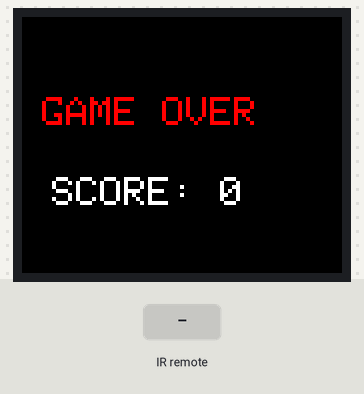
This sketch was run on a simulated Arduino Uno, built with avr-gcc and run on an emulated ATmega328P. Shown: 160×128 colour display. The test bench sets the inputs (shaded band). Random numbers use the default seed unless the sketch sets one.

Above: at 3.7 s.
3.8 s: infrared code 0x5A received
At 4.02 s:
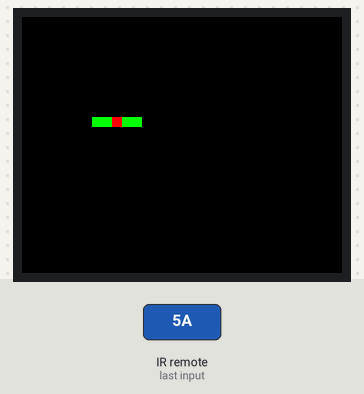
7.5 s: infrared code 0x08 received
At 7.64 s:
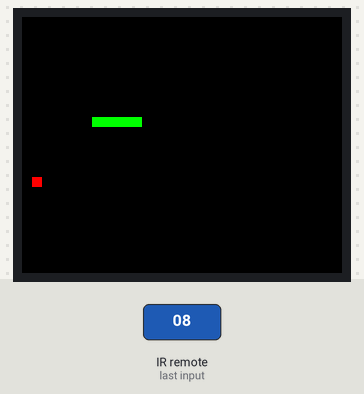
Timing chart, 0 to 10.5 s (numbered marks = the images above; inputs shaded):
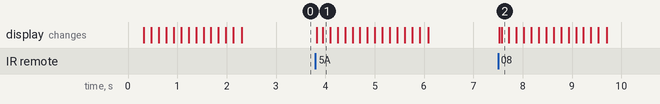

Measured:
- after the input at 3.8 s, the display: first changes at once (image 1 shows a later state)
- after the input at 7.5 s, the display: first changes at once (image 2 shows a later state)

The sketch:

06-Snake.ino
```cpp
#include <SPI.h>
#include <Adafruit_GFX.h>
#include <Adafruit_ST7735.h>
#include <IRremote.hpp>

#define TFT_CS    10
#define TFT_RST   8
#define TFT_DC    9
#define IR_PIN    2

Adafruit_ST7735 tft(TFT_CS, TFT_DC, 11, 13, TFT_RST);


#define CELL 5

#define W (128 / CELL)
#define H (160 / CELL)

#define MAX_SNAKE 50


uint8_t snakeX[MAX_SNAKE];
uint8_t snakeY[MAX_SNAKE];

uint8_t length = 5;

int8_t dx = 1;
int8_t dy = 0;

uint8_t foodX;
uint8_t foodY;

uint8_t score = 0;

bool gameOver = false;

unsigned long lastMove = 0;


void drawCell(uint8_t x, uint8_t y, uint16_t color)
{
  tft.fillRect(
    x * CELL,
    y * CELL,
    CELL,
    CELL,
    color
  );
}


void spawnFood()
{
  foodX = random(W);
  foodY = random(H);
}


void drawSnake()
{
  for (uint8_t i = 0; i < length; i++)
  {
    drawCell(
      snakeX[i],
      snakeY[i],
      ST77XX_GREEN
    );
  }

  drawCell(
    foodX,
    foodY,
    ST77XX_RED
  );
}


bool checkCollision()
{
  // wall collision

  if (snakeX[0] >= W ||
      snakeY[0] >= H)
  {
    return true;
  }


  // self collision

  for (uint8_t i = 1; i < length; i++)
  {
    if (snakeX[0] == snakeX[i] &&
        snakeY[0] == snakeY[i])
    {
      return true;
    }
  }

  return false;
}


void showGameOver()
{
  tft.fillScreen(ST77XX_BLACK);

  tft.setTextColor(ST77XX_RED);
  tft.setTextSize(2);

  tft.setCursor(10, 40);
  tft.print("GAME OVER");


  tft.setTextColor(ST77XX_WHITE);

  tft.setCursor(15, 80);
  tft.print("SCORE: ");

  tft.print(score);
}


void restartGame()
{
  length = 5;
  score = 0;

  dx = 1;
  dy = 0;

  gameOver = false;


  tft.fillScreen(ST77XX_BLACK);


  for (uint8_t i = 0; i < length; i++)
  {
    snakeX[i] = 10 - i;
    snakeY[i] = 10;
  }


  spawnFood();

  drawSnake();
}


void moveSnake()
{
  if (gameOver)
    return;


  // erase tail

  drawCell(
    snakeX[length - 1],
    snakeY[length - 1],
    ST77XX_BLACK
  );


  // move body

  for (uint8_t i = length - 1; i > 0; i--)
  {
    snakeX[i] = snakeX[i - 1];
    snakeY[i] = snakeY[i - 1];
  }


  // move head

  snakeX[0] += dx;
  snakeY[0] += dy;


  if (checkCollision())
  {
    gameOver = true;
    showGameOver();
    return;
  }


  // draw head

  drawCell(
    snakeX[0],
    snakeY[0],
    ST77XX_GREEN
  );


  // eat food

  if (snakeX[0] == foodX &&
      snakeY[0] == foodY)
  {

    if (length < MAX_SNAKE)
    {
      length++;
      score++;
    }


    spawnFood();

    drawCell(
      foodX,
      foodY,
      ST77XX_RED
    );
  }
}


void handleIR()
{
  if (!IrReceiver.decode())
    return;


  if (IrReceiver.decodedIRData.protocol == NEC)
  {

    // Any button restarts after game over

    if (gameOver)
    {
      restartGame();

      IrReceiver.resume();
      return;
    }


    if (!(IrReceiver.decodedIRData.flags &
          IRDATA_FLAGS_IS_REPEAT))
    {

      switch(IrReceiver.decodedIRData.command)
      {

        // RIGHT

        case 0x5A:

          if (dx != -1)
          {
            dx = 1;
            dy = 0;
          }

          break;


        // LEFT

        case 0x08:

          if (dx != 1)
          {
            dx = -1;
            dy = 0;
          }

          break;


        // UP

        case 0x18:

          if (dy != 1)
          {
            dx = 0;
            dy = -1;
          }

          break;


        // DOWN

        case 0x52:

          if (dy != -1)
          {
            dx = 0;
            dy = 1;
          }

          break;

      }
    }
  }


  IrReceiver.resume();
}


void setup()
{
  tft.initR(INITR_BLACKTAB);

  tft.setRotation(1);

  tft.fillScreen(ST77XX_BLACK);


  randomSeed(
    analogRead(A0)
  );


  for (uint8_t i = 0; i < length; i++)
  {
    snakeX[i] = 10 - i;
    snakeY[i] = 10;
  }


  spawnFood();

  drawSnake();


  IrReceiver.begin(
    IR_PIN,
    DISABLE_LED_FEEDBACK
  );
}


void loop()
{
  handleIR();


  if (millis() - lastMove > 150)
  {
    lastMove = millis();

    moveSnake();
  }
}
```
